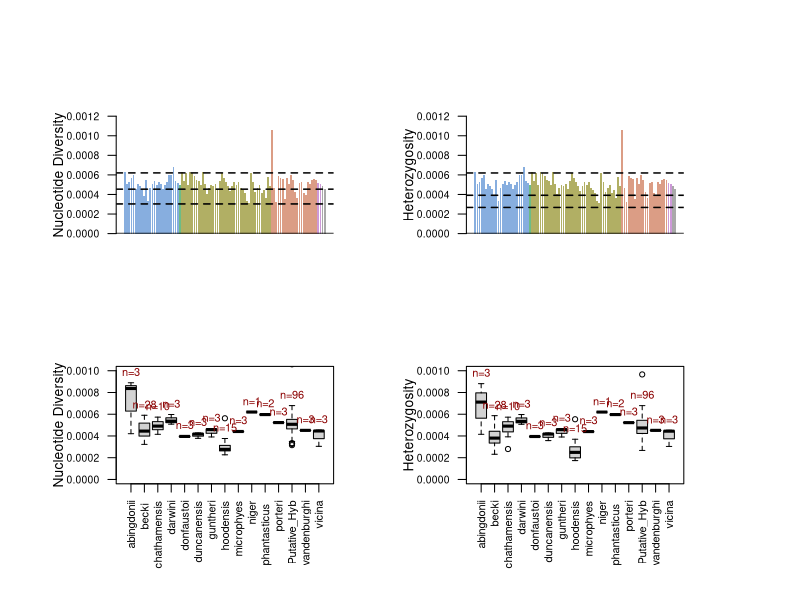

Source code (R):
### Rachel Gray
### January 2025
### Visualing Nucleotide Diversity and Heterozygosity Results
#############################################################
windows(width = 8.27, height = 11.69)  # test A4 sizing 
par(mfrow = c(2,2), mar = c(4, 4, 4,4), oma = c(3, 3, 3, 3)) # 4 panel figure, adjusting margins
### PIXY (Nucloetide diversity)
## hybrids only 
dat <- read.csv("PIXY_hybrid_barplot.csv", header=FALSE)
# check
head(dat)
# give headings
colnames(dat) <- c("Sample", "Category", "Color", "Value")
# check
head(dat)
# make factors so the order stays same
dat$Sample <- factor(dat$Sample, levels = unique(dat$Sample))
# turn off scientific notation
options(scipen = 999) 
barplot(
  height = dat$Value,               # Heights of the bars
  names.arg = dat$Sample,           # Labels for the x-axis
  col = dat$Color,                  # Colours for the bars
  las = 2,# Rotate x-axis labels to vertical
  xaxt = "n",# turn off the xaxis labels 
  axes =TRUE, # but keep the line
  cex.names = 0.5,    # Adjust size of x-axis labels
  cex=0.75, # Adjust size of y-axis labels
  main = "",  # Title of the plot
  xlab = "",               # Label for the x-axis
  ylab = "Nucleotide Diversity", # Label for the y-axis
  border = NA,   # no border for each bar
  ylim = c(0, 0.0012) # limit for y axis
)
abline(h = 0, col = "black", lwd = 1.5)  # Add a horizontal axis line at y = 0
abline(h = 0.000620379, col = "black",lwd=1.5,lty = 2)  ##Floreana Mean
abline(h = 0.000303346, col = "black",lwd=1.5,lty = 2)  ##Espanola Mean
abline(h = 0.000454094, col = "black",lwd=1.5,lty = 2)  ##VW Mean

### VCFTOOLS het
## hybrids only 
at <- read.csv("VCFTOOLS_het_hybrid_BARPLOTdat.csv", header=FALSE)
# check
head(dat)
# give headings
colnames(dat) <- c("Sample", "Category", "Color", "Value")
# check
head(dat)
# make factors so the order stays same
dat$Sample <- factor(dat$Sample, levels = unique(dat$Sample))
# make plot
barplot(
  height = dat$Value,               # Heights of the bars
  names.arg = dat$Sample,           # Labels for the x-axis
  col = dat$Color,                  # Colours for the bars
  las = 2,                       # Rotate x-axis labels to vertical
  cex.names = 0.5,    # Adjust size of x-axis labels
  cex=0.75, # Adjust size of y-axis labels
  xaxt = "n",# turn off the xaxis labels 
  axes =TRUE, # but keep the line
  main = "",  # Title of the plot
  xlab = "",               # Label for the x-axis
  ylab = "Heterozygosity", # Label for the y-axis
  border = NA,   # no border for each bar
  ylim = c(0, 0.0012) # limit for y axis
)
abline(h = 0, col = "black", lwd = 1.5)  # Add a horizontal axis line at y = 0
abline(h = 0.000619916, col = "black",lwd=1.5,lty = 2)  ##Floreana Mean
abline(h = 0.000267633, col = "black",lwd=1.5,lty = 2)  ##Espanola Mean
abline(h = 0.000391828, col = "black",lwd=1.5,lty = 2)  ##VW Mean

## PIXY All lineages box plot
dat <- read.csv("PIXY_all_species_BOXPLOTdat.csv")
head(dat)

split_data <- split(dat$PIXY, dat$Group) 
# Calculate mean for each group 
mean_het <- sapply(split_data, mean) 
# Create a data frame for the results 
mean_het_df <- data.frame(Group = names(mean_het), Mean_Het = mean_het) 
# Print the results 
print(mean_het_df)

# Create the boxplot 
boxplot(PIXY ~ Group, data=dat, main = "", xlab = "", ylab = "Nucleotide Diversity", xaxt = "n",  ylim=c(0, 0.001), cex.axis =0.75,las = 1)
# Adjust x-axis labels 
groups <- levels(factor(dat$Group))
par(cex.axis=0.8) 
# Reduce text size 
axis(side = 1, at = 1:length(groups), labels = groups, las = 2)
sample_sizes <- table(dat$Group)

boxplot_stats <- boxplot(PIXY ~ Group, data = dat, plot = FALSE) 

# Get stats without plotting again 
for (i in 1:length(groups)) { 
  group_name <- groups[i] 
  sample_size <- sample_sizes[group_name] # Position text above the boxplot whiskers 
  text(x = i, y = boxplot_stats$stats[5, i] + 0.0001, labels = paste0("n=", sample_size), col = "darkred", cex = 0.8) }


## VCFTOOLS het all lineages box plot
dat <- read.csv("VCFTOOLS_het_all_species_BOXPLOTdat.csv")
head(dat)

split_data <- split(dat$VCFTOOLS, dat$Group) 
# Calculate mean for each group 
mean_het <- sapply(split_data, mean) 
# Create a data frame for the results 
mean_het_df <- data.frame(Group = names(mean_het), Mean_Het = mean_het) 
# Print the results 
print(mean_het_df)

# Create the boxplot 
boxplot(VCFTOOLS ~ Group, data=dat, main = "", xlab = "", ylab = "Heterozygosity", xaxt = "n", ylim=c(0, 0.001),cex.axis =0.75, las = 1)
# Adjust x-axis labels 
groups <- levels(factor(dat$Group))
par(cex.axis=0.8) 
# Reduce text size 
axis(side = 1, at = 1:length(groups), labels = groups, las = 2)
sample_sizes <- table(dat$Group)

boxplot_stats <- boxplot(VCFTOOLS ~ Group, data = dat, plot = FALSE) 

# Get stats without plotting again 
for (i in 1:length(groups)) { 
  group_name <- groups[i] 
  sample_size <- sample_sizes[group_name] # Position text above the boxplot whiskers 
  text(x = i, y = boxplot_stats$stats[5, i] + 0.0001, labels = paste0("n=", sample_size), col = "darkred", cex = 0.8) }

